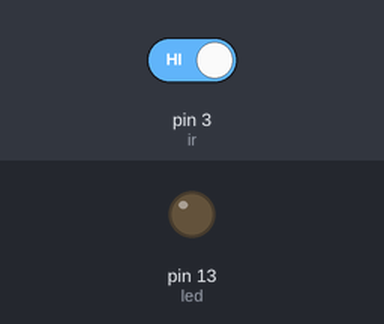
A sketch run on a simulated Arduino Uno, built with avr-gcc and run on an emulated ATmega328P. Shown: output pins drawn as LEDs (lit = HIGH). The test bench sets the inputs (shaded band); at power-on: pin 3 (ir) HIGH. What the sketch prints to the serial monitor is not drawn.

Above: at 1.2 s.
1.3 s: pin 3 (ir) driven LOW
At 2.5 s:
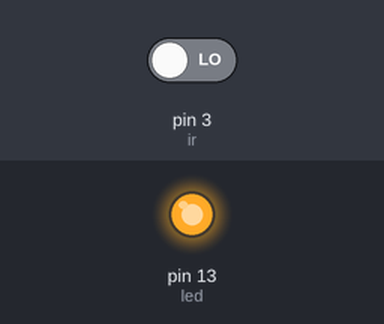
2.8 s: pin 3 (ir) driven HIGH
At 3.8 s:
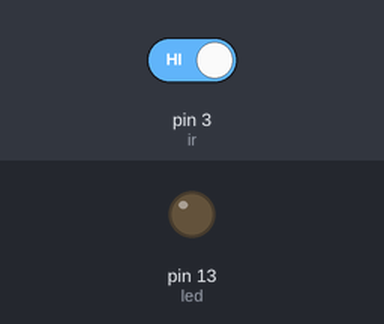
Timing chart, 0 to 5.8 s (numbered marks = the images above; inputs shaded):
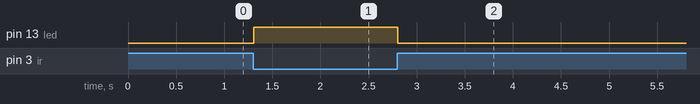

Measured:
- after the input at 1.3 s, pin 13 (led): LOW → HIGH at once
- after the input at 2.8 s, pin 13 (led): HIGH → LOW at once

The sketch:

test_ir.ino
```cpp
#define ir 3
#define led 13
void setup() {
  // put your setup code here, to run once:
Serial.begin(9600);
pinMode(ir,INPUT);
pinMode(led,OUTPUT);
pinMode(LED_BUILTIN,OUTPUT);
}

void loop() {
  // put your main code here, to run repeatedly:
int val=digitalRead(ir);
Serial.println(val);
if (val==LOW)
{
  digitalWrite(led,HIGH);
  digitalWrite(LED_BUILTIN,HIGH);

}
if (val==HIGH)
{
  digitalWrite(led,LOW);
  digitalWrite(LED_BUILTIN,LOW);

}
}
```
